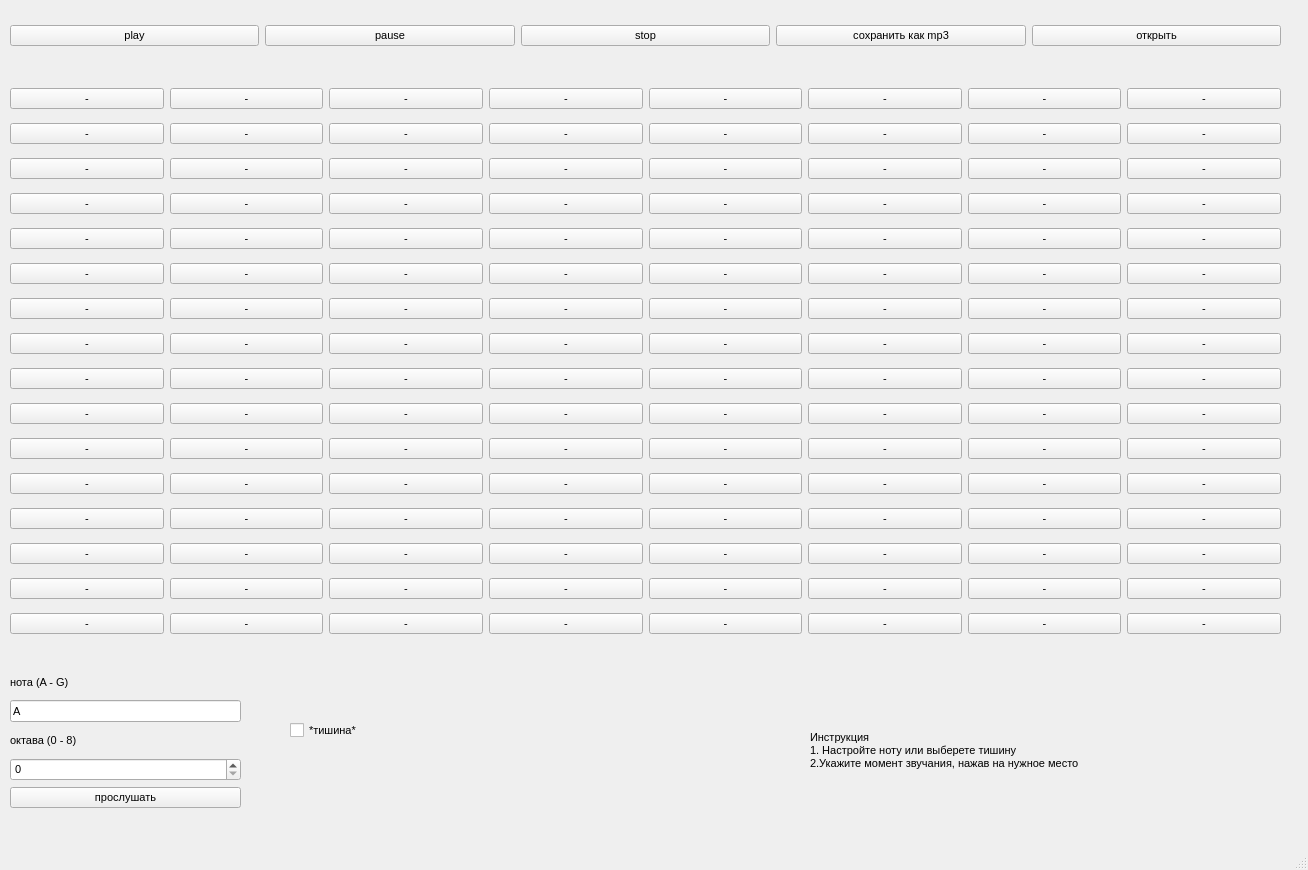
<?xml version="1.0" encoding="UTF-8"?>
<ui version="4.0">
 <class>MainWindow</class>
 <widget class="QMainWindow" name="MainWindow">
  <property name="geometry">
   <rect>
    <x>0</x>
    <y>0</y>
    <width>1308</width>
    <height>870</height>
   </rect>
  </property>
  <property name="font">
   <font>
    <pointsize>8</pointsize>
   </font>
  </property>
  <property name="windowTitle">
   <string>MainWindow</string>
  </property>
  <widget class="QWidget" name="centralwidget">
   <widget class="QWidget" name="horizontalLayoutWidget">
    <property name="geometry">
     <rect>
      <x>10</x>
      <y>10</y>
      <width>1271</width>
      <height>51</height>
     </rect>
    </property>
    <layout class="QHBoxLayout" name="horizontalLayout">
     <item>
      <widget class="QPushButton" name="pb_play">
       <property name="text">
        <string>play</string>
       </property>
      </widget>
     </item>
     <item>
      <widget class="QPushButton" name="pb_pause">
       <property name="text">
        <string>pause</string>
       </property>
      </widget>
     </item>
     <item>
      <widget class="QPushButton" name="pb_stop">
       <property name="text">
        <string>stop</string>
       </property>
      </widget>
     </item>
     <item>
      <widget class="QPushButton" name="pb_save">
       <property name="text">
        <string>сохранить как mp3</string>
       </property>
      </widget>
     </item>
     <item>
      <widget class="QPushButton" name="pb_open">
       <property name="text">
        <string>открыть</string>
       </property>
      </widget>
     </item>
    </layout>
   </widget>
   <widget class="QWidget" name="gridLayoutWidget">
    <property name="geometry">
     <rect>
      <x>10</x>
      <y>80</y>
      <width>1271</width>
      <height>571</height>
     </rect>
    </property>
    <layout class="QGridLayout" name="gridLayout">
     <item row="5" column="5">
      <widget class="QPushButton" name="st_045">
       <property name="text">
        <string>-</string>
       </property>
       <attribute name="buttonGroup">
        <string notr="true">tunesGroup</string>
       </attribute>
      </widget>
     </item>
     <item row="3" column="5">
      <widget class="QPushButton" name="st_029">
       <property name="text">
        <string>-</string>
       </property>
       <attribute name="buttonGroup">
        <string notr="true">tunesGroup</string>
       </attribute>
      </widget>
     </item>
     <item row="6" column="3">
      <widget class="QPushButton" name="st_051">
       <property name="text">
        <string>-</string>
       </property>
       <attribute name="buttonGroup">
        <string notr="true">tunesGroup</string>
       </attribute>
      </widget>
     </item>
     <item row="1" column="4">
      <widget class="QPushButton" name="st_012">
       <property name="text">
        <string>-</string>
       </property>
       <attribute name="buttonGroup">
        <string notr="true">tunesGroup</string>
       </attribute>
      </widget>
     </item>
     <item row="6" column="5">
      <widget class="QPushButton" name="st_053">
       <property name="text">
        <string>-</string>
       </property>
       <attribute name="buttonGroup">
        <string notr="true">tunesGroup</string>
       </attribute>
      </widget>
     </item>
     <item row="4" column="0">
      <widget class="QPushButton" name="st_032">
       <property name="text">
        <string>-</string>
       </property>
       <attribute name="buttonGroup">
        <string notr="true">tunesGroup</string>
       </attribute>
      </widget>
     </item>
     <item row="2" column="0">
      <widget class="QPushButton" name="st_016">
       <property name="text">
        <string>-</string>
       </property>
       <attribute name="buttonGroup">
        <string notr="true">tunesGroup</string>
       </attribute>
      </widget>
     </item>
     <item row="9" column="6">
      <widget class="QPushButton" name="st_078">
       <property name="text">
        <string>-</string>
       </property>
       <attribute name="buttonGroup">
        <string notr="true">tunesGroup</string>
       </attribute>
      </widget>
     </item>
     <item row="10" column="7">
      <widget class="QPushButton" name="st_087">
       <property name="text">
        <string>-</string>
       </property>
       <attribute name="buttonGroup">
        <string notr="true">tunesGroup</string>
       </attribute>
      </widget>
     </item>
     <item row="14" column="3">
      <widget class="QPushButton" name="st_115">
       <property name="text">
        <string>-</string>
       </property>
       <attribute name="buttonGroup">
        <string notr="true">tunesGroup</string>
       </attribute>
      </widget>
     </item>
     <item row="14" column="0">
      <widget class="QPushButton" name="st_112">
       <property name="text">
        <string>-</string>
       </property>
       <attribute name="buttonGroup">
        <string notr="true">tunesGroup</string>
       </attribute>
      </widget>
     </item>
     <item row="9" column="2">
      <widget class="QPushButton" name="st_074">
       <property name="text">
        <string>-</string>
       </property>
       <attribute name="buttonGroup">
        <string notr="true">tunesGroup</string>
       </attribute>
      </widget>
     </item>
     <item row="6" column="6">
      <widget class="QPushButton" name="st_054">
       <property name="text">
        <string>-</string>
       </property>
       <attribute name="buttonGroup">
        <string notr="true">tunesGroup</string>
       </attribute>
      </widget>
     </item>
     <item row="12" column="4">
      <widget class="QPushButton" name="st_100">
       <property name="text">
        <string>-</string>
       </property>
       <attribute name="buttonGroup">
        <string notr="true">tunesGroup</string>
       </attribute>
      </widget>
     </item>
     <item row="4" column="4">
      <widget class="QPushButton" name="st_036">
       <property name="text">
        <string>-</string>
       </property>
       <attribute name="buttonGroup">
        <string notr="true">tunesGroup</string>
       </attribute>
      </widget>
     </item>
     <item row="12" column="2">
      <widget class="QPushButton" name="st_098">
       <property name="text">
        <string>-</string>
       </property>
       <attribute name="buttonGroup">
        <string notr="true">tunesGroup</string>
       </attribute>
      </widget>
     </item>
     <item row="2" column="1">
      <widget class="QPushButton" name="st_017">
       <property name="text">
        <string>-</string>
       </property>
       <attribute name="buttonGroup">
        <string notr="true">tunesGroup</string>
       </attribute>
      </widget>
     </item>
     <item row="11" column="1">
      <widget class="QPushButton" name="st_089">
       <property name="text">
        <string>-</string>
       </property>
       <attribute name="buttonGroup">
        <string notr="true">tunesGroup</string>
       </attribute>
      </widget>
     </item>
     <item row="14" column="7">
      <widget class="QPushButton" name="st_119">
       <property name="text">
        <string>-</string>
       </property>
       <attribute name="buttonGroup">
        <string notr="true">tunesGroup</string>
       </attribute>
      </widget>
     </item>
     <item row="11" column="0">
      <widget class="QPushButton" name="st_088">
       <property name="text">
        <string>-</string>
       </property>
       <attribute name="buttonGroup">
        <string notr="true">tunesGroup</string>
       </attribute>
      </widget>
     </item>
     <item row="11" column="4">
      <widget class="QPushButton" name="st_092">
       <property name="text">
        <string>-</string>
       </property>
       <attribute name="buttonGroup">
        <string notr="true">tunesGroup</string>
       </attribute>
      </widget>
     </item>
     <item row="9" column="3">
      <widget class="QPushButton" name="st_075">
       <property name="text">
        <string>-</string>
       </property>
       <attribute name="buttonGroup">
        <string notr="true">tunesGroup</string>
       </attribute>
      </widget>
     </item>
     <item row="13" column="6">
      <widget class="QPushButton" name="st_110">
       <property name="text">
        <string>-</string>
       </property>
       <attribute name="buttonGroup">
        <string notr="true">tunesGroup</string>
       </attribute>
      </widget>
     </item>
     <item row="4" column="3">
      <widget class="QPushButton" name="st_035">
       <property name="text">
        <string>-</string>
       </property>
       <attribute name="buttonGroup">
        <string notr="true">tunesGroup</string>
       </attribute>
      </widget>
     </item>
     <item row="2" column="5">
      <widget class="QPushButton" name="st_021">
       <property name="text">
        <string>-</string>
       </property>
       <attribute name="buttonGroup">
        <string notr="true">tunesGroup</string>
       </attribute>
      </widget>
     </item>
     <item row="12" column="5">
      <widget class="QPushButton" name="st_101">
       <property name="text">
        <string>-</string>
       </property>
       <attribute name="buttonGroup">
        <string notr="true">tunesGroup</string>
       </attribute>
      </widget>
     </item>
     <item row="7" column="6">
      <widget class="QPushButton" name="st_062">
       <property name="text">
        <string>-</string>
       </property>
       <attribute name="buttonGroup">
        <string notr="true">tunesGroup</string>
       </attribute>
      </widget>
     </item>
     <item row="0" column="2">
      <widget class="QPushButton" name="st_002">
       <property name="text">
        <string>-</string>
       </property>
       <attribute name="buttonGroup">
        <string notr="true">tunesGroup</string>
       </attribute>
      </widget>
     </item>
     <item row="4" column="7">
      <widget class="QPushButton" name="st_039">
       <property name="text">
        <string>-</string>
       </property>
       <attribute name="buttonGroup">
        <string notr="true">tunesGroup</string>
       </attribute>
      </widget>
     </item>
     <item row="0" column="0">
      <widget class="QPushButton" name="st_000">
       <property name="text">
        <string>-</string>
       </property>
       <attribute name="buttonGroup">
        <string notr="true">tunesGroup</string>
       </attribute>
      </widget>
     </item>
     <item row="5" column="7">
      <widget class="QPushButton" name="st_047">
       <property name="text">
        <string>-</string>
       </property>
       <attribute name="buttonGroup">
        <string notr="true">tunesGroup</string>
       </attribute>
      </widget>
     </item>
     <item row="12" column="0">
      <widget class="QPushButton" name="st_096">
       <property name="text">
        <string>-</string>
       </property>
       <attribute name="buttonGroup">
        <string notr="true">tunesGroup</string>
       </attribute>
      </widget>
     </item>
     <item row="1" column="2">
      <widget class="QPushButton" name="st_010">
       <property name="text">
        <string>-</string>
       </property>
       <attribute name="buttonGroup">
        <string notr="true">tunesGroup</string>
       </attribute>
      </widget>
     </item>
     <item row="6" column="4">
      <widget class="QPushButton" name="st_052">
       <property name="text">
        <string>-</string>
       </property>
       <attribute name="buttonGroup">
        <string notr="true">tunesGroup</string>
       </attribute>
      </widget>
     </item>
     <item row="14" column="4">
      <widget class="QPushButton" name="st_116">
       <property name="text">
        <string>-</string>
       </property>
       <attribute name="buttonGroup">
        <string notr="true">tunesGroup</string>
       </attribute>
      </widget>
     </item>
     <item row="3" column="2">
      <widget class="QPushButton" name="st_026">
       <property name="text">
        <string>-</string>
       </property>
       <attribute name="buttonGroup">
        <string notr="true">tunesGroup</string>
       </attribute>
      </widget>
     </item>
     <item row="8" column="6">
      <widget class="QPushButton" name="st_070">
       <property name="text">
        <string>-</string>
       </property>
       <attribute name="buttonGroup">
        <string notr="true">tunesGroup</string>
       </attribute>
      </widget>
     </item>
     <item row="12" column="1">
      <widget class="QPushButton" name="st_097">
       <property name="text">
        <string>-</string>
       </property>
       <attribute name="buttonGroup">
        <string notr="true">tunesGroup</string>
       </attribute>
      </widget>
     </item>
     <item row="10" column="6">
      <widget class="QPushButton" name="st_086">
       <property name="text">
        <string>-</string>
       </property>
       <attribute name="buttonGroup">
        <string notr="true">tunesGroup</string>
       </attribute>
      </widget>
     </item>
     <item row="14" column="1">
      <widget class="QPushButton" name="st_113">
       <property name="text">
        <string>-</string>
       </property>
       <attribute name="buttonGroup">
        <string notr="true">tunesGroup</string>
       </attribute>
      </widget>
     </item>
     <item row="11" column="5">
      <widget class="QPushButton" name="st_093">
       <property name="text">
        <string>-</string>
       </property>
       <attribute name="buttonGroup">
        <string notr="true">tunesGroup</string>
       </attribute>
      </widget>
     </item>
     <item row="5" column="0">
      <widget class="QPushButton" name="st_040">
       <property name="text">
        <string>-</string>
       </property>
       <attribute name="buttonGroup">
        <string notr="true">tunesGroup</string>
       </attribute>
      </widget>
     </item>
     <item row="14" column="6">
      <widget class="QPushButton" name="st_118">
       <property name="text">
        <string>-</string>
       </property>
       <attribute name="buttonGroup">
        <string notr="true">tunesGroup</string>
       </attribute>
      </widget>
     </item>
     <item row="2" column="4">
      <widget class="QPushButton" name="st_020">
       <property name="text">
        <string>-</string>
       </property>
       <attribute name="buttonGroup">
        <string notr="true">tunesGroup</string>
       </attribute>
      </widget>
     </item>
     <item row="6" column="1">
      <widget class="QPushButton" name="st_049">
       <property name="text">
        <string>-</string>
       </property>
       <attribute name="buttonGroup">
        <string notr="true">tunesGroup</string>
       </attribute>
      </widget>
     </item>
     <item row="11" column="7">
      <widget class="QPushButton" name="st_095">
       <property name="text">
        <string>-</string>
       </property>
       <attribute name="buttonGroup">
        <string notr="true">tunesGroup</string>
       </attribute>
      </widget>
     </item>
     <item row="6" column="2">
      <widget class="QPushButton" name="st_050">
       <property name="text">
        <string>-</string>
       </property>
       <attribute name="buttonGroup">
        <string notr="true">tunesGroup</string>
       </attribute>
      </widget>
     </item>
     <item row="13" column="0">
      <widget class="QPushButton" name="st_104">
       <property name="text">
        <string>-</string>
       </property>
       <attribute name="buttonGroup">
        <string notr="true">tunesGroup</string>
       </attribute>
      </widget>
     </item>
     <item row="13" column="7">
      <widget class="QPushButton" name="st_111">
       <property name="text">
        <string>-</string>
       </property>
       <attribute name="buttonGroup">
        <string notr="true">tunesGroup</string>
       </attribute>
      </widget>
     </item>
     <item row="9" column="1">
      <widget class="QPushButton" name="st_073">
       <property name="text">
        <string>-</string>
       </property>
       <attribute name="buttonGroup">
        <string notr="true">tunesGroup</string>
       </attribute>
      </widget>
     </item>
     <item row="8" column="0">
      <widget class="QPushButton" name="st_064">
       <property name="text">
        <string>-</string>
       </property>
       <attribute name="buttonGroup">
        <string notr="true">tunesGroup</string>
       </attribute>
      </widget>
     </item>
     <item row="3" column="4">
      <widget class="QPushButton" name="st_028">
       <property name="text">
        <string>-</string>
       </property>
       <attribute name="buttonGroup">
        <string notr="true">tunesGroup</string>
       </attribute>
      </widget>
     </item>
     <item row="3" column="6">
      <widget class="QPushButton" name="st_030">
       <property name="text">
        <string>-</string>
       </property>
       <attribute name="buttonGroup">
        <string notr="true">tunesGroup</string>
       </attribute>
      </widget>
     </item>
     <item row="13" column="1">
      <widget class="QPushButton" name="st_105">
       <property name="text">
        <string>-</string>
       </property>
       <attribute name="buttonGroup">
        <string notr="true">tunesGroup</string>
       </attribute>
      </widget>
     </item>
     <item row="7" column="5">
      <widget class="QPushButton" name="st_061">
       <property name="text">
        <string>-</string>
       </property>
       <attribute name="buttonGroup">
        <string notr="true">tunesGroup</string>
       </attribute>
      </widget>
     </item>
     <item row="9" column="4">
      <widget class="QPushButton" name="st_076">
       <property name="text">
        <string>-</string>
       </property>
       <attribute name="buttonGroup">
        <string notr="true">tunesGroup</string>
       </attribute>
      </widget>
     </item>
     <item row="9" column="0">
      <widget class="QPushButton" name="st_072">
       <property name="text">
        <string>-</string>
       </property>
       <attribute name="buttonGroup">
        <string notr="true">tunesGroup</string>
       </attribute>
      </widget>
     </item>
     <item row="3" column="7">
      <widget class="QPushButton" name="st_031">
       <property name="text">
        <string>-</string>
       </property>
       <attribute name="buttonGroup">
        <string notr="true">tunesGroup</string>
       </attribute>
      </widget>
     </item>
     <item row="8" column="7">
      <widget class="QPushButton" name="st_071">
       <property name="text">
        <string>-</string>
       </property>
       <attribute name="buttonGroup">
        <string notr="true">tunesGroup</string>
       </attribute>
      </widget>
     </item>
     <item row="0" column="6">
      <widget class="QPushButton" name="st_006">
       <property name="text">
        <string>-</string>
       </property>
       <attribute name="buttonGroup">
        <string notr="true">tunesGroup</string>
       </attribute>
      </widget>
     </item>
     <item row="9" column="5">
      <widget class="QPushButton" name="st_077">
       <property name="text">
        <string>-</string>
       </property>
       <attribute name="buttonGroup">
        <string notr="true">tunesGroup</string>
       </attribute>
      </widget>
     </item>
     <item row="1" column="6">
      <widget class="QPushButton" name="st_014">
       <property name="text">
        <string>-</string>
       </property>
       <attribute name="buttonGroup">
        <string notr="true">tunesGroup</string>
       </attribute>
      </widget>
     </item>
     <item row="1" column="1">
      <widget class="QPushButton" name="st_009">
       <property name="text">
        <string>-</string>
       </property>
       <attribute name="buttonGroup">
        <string notr="true">tunesGroup</string>
       </attribute>
      </widget>
     </item>
     <item row="4" column="2">
      <widget class="QPushButton" name="st_034">
       <property name="text">
        <string>-</string>
       </property>
       <attribute name="buttonGroup">
        <string notr="true">tunesGroup</string>
       </attribute>
      </widget>
     </item>
     <item row="6" column="7">
      <widget class="QPushButton" name="st_055">
       <property name="text">
        <string>-</string>
       </property>
       <attribute name="buttonGroup">
        <string notr="true">tunesGroup</string>
       </attribute>
      </widget>
     </item>
     <item row="7" column="4">
      <widget class="QPushButton" name="st_060">
       <property name="text">
        <string>-</string>
       </property>
       <attribute name="buttonGroup">
        <string notr="true">tunesGroup</string>
       </attribute>
      </widget>
     </item>
     <item row="8" column="4">
      <widget class="QPushButton" name="st_068">
       <property name="text">
        <string>-</string>
       </property>
       <attribute name="buttonGroup">
        <string notr="true">tunesGroup</string>
       </attribute>
      </widget>
     </item>
     <item row="5" column="6">
      <widget class="QPushButton" name="st_046">
       <property name="text">
        <string>-</string>
       </property>
       <attribute name="buttonGroup">
        <string notr="true">tunesGroup</string>
       </attribute>
      </widget>
     </item>
     <item row="5" column="1">
      <widget class="QPushButton" name="st_041">
       <property name="text">
        <string>-</string>
       </property>
       <attribute name="buttonGroup">
        <string notr="true">tunesGroup</string>
       </attribute>
      </widget>
     </item>
     <item row="6" column="0">
      <widget class="QPushButton" name="st_048">
       <property name="text">
        <string>-</string>
       </property>
       <attribute name="buttonGroup">
        <string notr="true">tunesGroup</string>
       </attribute>
      </widget>
     </item>
     <item row="13" column="2">
      <widget class="QPushButton" name="st_106">
       <property name="text">
        <string>-</string>
       </property>
       <attribute name="buttonGroup">
        <string notr="true">tunesGroup</string>
       </attribute>
      </widget>
     </item>
     <item row="8" column="2">
      <widget class="QPushButton" name="st_066">
       <property name="text">
        <string>-</string>
       </property>
       <attribute name="buttonGroup">
        <string notr="true">tunesGroup</string>
       </attribute>
      </widget>
     </item>
     <item row="8" column="3">
      <widget class="QPushButton" name="st_067">
       <property name="text">
        <string>-</string>
       </property>
       <attribute name="buttonGroup">
        <string notr="true">tunesGroup</string>
       </attribute>
      </widget>
     </item>
     <item row="15" column="5">
      <widget class="QPushButton" name="st_125">
       <property name="text">
        <string>-</string>
       </property>
       <attribute name="buttonGroup">
        <string notr="true">tunesGroup</string>
       </attribute>
      </widget>
     </item>
     <item row="5" column="2">
      <widget class="QPushButton" name="st_042">
       <property name="text">
        <string>-</string>
       </property>
       <attribute name="buttonGroup">
        <string notr="true">tunesGroup</string>
       </attribute>
      </widget>
     </item>
     <item row="10" column="2">
      <widget class="QPushButton" name="st_082">
       <property name="text">
        <string>-</string>
       </property>
       <attribute name="buttonGroup">
        <string notr="true">tunesGroup</string>
       </attribute>
      </widget>
     </item>
     <item row="11" column="2">
      <widget class="QPushButton" name="st_090">
       <property name="text">
        <string>-</string>
       </property>
       <attribute name="buttonGroup">
        <string notr="true">tunesGroup</string>
       </attribute>
      </widget>
     </item>
     <item row="1" column="3">
      <widget class="QPushButton" name="st_011">
       <property name="text">
        <string>-</string>
       </property>
       <attribute name="buttonGroup">
        <string notr="true">tunesGroup</string>
       </attribute>
      </widget>
     </item>
     <item row="13" column="3">
      <widget class="QPushButton" name="st_107">
       <property name="text">
        <string>-</string>
       </property>
       <attribute name="buttonGroup">
        <string notr="true">tunesGroup</string>
       </attribute>
      </widget>
     </item>
     <item row="14" column="5">
      <widget class="QPushButton" name="st_117">
       <property name="text">
        <string>-</string>
       </property>
       <attribute name="buttonGroup">
        <string notr="true">tunesGroup</string>
       </attribute>
      </widget>
     </item>
     <item row="8" column="5">
      <widget class="QPushButton" name="st_069">
       <property name="text">
        <string>-</string>
       </property>
       <attribute name="buttonGroup">
        <string notr="true">tunesGroup</string>
       </attribute>
      </widget>
     </item>
     <item row="15" column="4">
      <widget class="QPushButton" name="st_124">
       <property name="text">
        <string>-</string>
       </property>
       <attribute name="buttonGroup">
        <string notr="true">tunesGroup</string>
       </attribute>
      </widget>
     </item>
     <item row="9" column="7">
      <widget class="QPushButton" name="st_079">
       <property name="text">
        <string>-</string>
       </property>
       <attribute name="buttonGroup">
        <string notr="true">tunesGroup</string>
       </attribute>
      </widget>
     </item>
     <item row="3" column="1">
      <widget class="QPushButton" name="st_025">
       <property name="text">
        <string>-</string>
       </property>
       <attribute name="buttonGroup">
        <string notr="true">tunesGroup</string>
       </attribute>
      </widget>
     </item>
     <item row="10" column="0">
      <widget class="QPushButton" name="st_080">
       <property name="text">
        <string>-</string>
       </property>
       <attribute name="buttonGroup">
        <string notr="true">tunesGroup</string>
       </attribute>
      </widget>
     </item>
     <item row="2" column="3">
      <widget class="QPushButton" name="st_019">
       <property name="text">
        <string>-</string>
       </property>
       <attribute name="buttonGroup">
        <string notr="true">tunesGroup</string>
       </attribute>
      </widget>
     </item>
     <item row="2" column="7">
      <widget class="QPushButton" name="st_023">
       <property name="text">
        <string>-</string>
       </property>
       <attribute name="buttonGroup">
        <string notr="true">tunesGroup</string>
       </attribute>
      </widget>
     </item>
     <item row="15" column="3">
      <widget class="QPushButton" name="st_123">
       <property name="text">
        <string>-</string>
       </property>
       <attribute name="buttonGroup">
        <string notr="true">tunesGroup</string>
       </attribute>
      </widget>
     </item>
     <item row="11" column="3">
      <widget class="QPushButton" name="st_091">
       <property name="text">
        <string>-</string>
       </property>
       <attribute name="buttonGroup">
        <string notr="true">tunesGroup</string>
       </attribute>
      </widget>
     </item>
     <item row="1" column="5">
      <widget class="QPushButton" name="st_013">
       <property name="text">
        <string>-</string>
       </property>
       <attribute name="buttonGroup">
        <string notr="true">tunesGroup</string>
       </attribute>
      </widget>
     </item>
     <item row="3" column="3">
      <widget class="QPushButton" name="st_027">
       <property name="text">
        <string>-</string>
       </property>
       <attribute name="buttonGroup">
        <string notr="true">tunesGroup</string>
       </attribute>
      </widget>
     </item>
     <item row="0" column="4">
      <widget class="QPushButton" name="st_004">
       <property name="text">
        <string>-</string>
       </property>
       <attribute name="buttonGroup">
        <string notr="true">tunesGroup</string>
       </attribute>
      </widget>
     </item>
     <item row="0" column="3">
      <widget class="QPushButton" name="st_003">
       <property name="text">
        <string>-</string>
       </property>
       <attribute name="buttonGroup">
        <string notr="true">tunesGroup</string>
       </attribute>
      </widget>
     </item>
     <item row="3" column="0">
      <widget class="QPushButton" name="st_024">
       <property name="text">
        <string>-</string>
       </property>
       <attribute name="buttonGroup">
        <string notr="true">tunesGroup</string>
       </attribute>
      </widget>
     </item>
     <item row="4" column="1">
      <widget class="QPushButton" name="st_033">
       <property name="text">
        <string>-</string>
       </property>
       <attribute name="buttonGroup">
        <string notr="true">tunesGroup</string>
       </attribute>
      </widget>
     </item>
     <item row="10" column="1">
      <widget class="QPushButton" name="st_081">
       <property name="text">
        <string>-</string>
       </property>
       <attribute name="buttonGroup">
        <string notr="true">tunesGroup</string>
       </attribute>
      </widget>
     </item>
     <item row="7" column="1">
      <widget class="QPushButton" name="st_057">
       <property name="text">
        <string>-</string>
       </property>
       <attribute name="buttonGroup">
        <string notr="true">tunesGroup</string>
       </attribute>
      </widget>
     </item>
     <item row="1" column="0">
      <widget class="QPushButton" name="st_008">
       <property name="text">
        <string>-</string>
       </property>
       <attribute name="buttonGroup">
        <string notr="true">tunesGroup</string>
       </attribute>
      </widget>
     </item>
     <item row="0" column="7">
      <widget class="QPushButton" name="st_007">
       <property name="text">
        <string>-</string>
       </property>
       <attribute name="buttonGroup">
        <string notr="true">tunesGroup</string>
       </attribute>
      </widget>
     </item>
     <item row="4" column="5">
      <widget class="QPushButton" name="st_037">
       <property name="text">
        <string>-</string>
       </property>
       <attribute name="buttonGroup">
        <string notr="true">tunesGroup</string>
       </attribute>
      </widget>
     </item>
     <item row="13" column="5">
      <widget class="QPushButton" name="st_109">
       <property name="text">
        <string>-</string>
       </property>
       <attribute name="buttonGroup">
        <string notr="true">tunesGroup</string>
       </attribute>
      </widget>
     </item>
     <item row="10" column="5">
      <widget class="QPushButton" name="st_085">
       <property name="text">
        <string>-</string>
       </property>
       <attribute name="buttonGroup">
        <string notr="true">tunesGroup</string>
       </attribute>
      </widget>
     </item>
     <item row="0" column="5">
      <widget class="QPushButton" name="st_005">
       <property name="text">
        <string>-</string>
       </property>
       <attribute name="buttonGroup">
        <string notr="true">tunesGroup</string>
       </attribute>
      </widget>
     </item>
     <item row="12" column="6">
      <widget class="QPushButton" name="st_102">
       <property name="text">
        <string>-</string>
       </property>
       <attribute name="buttonGroup">
        <string notr="true">tunesGroup</string>
       </attribute>
      </widget>
     </item>
     <item row="0" column="1">
      <widget class="QPushButton" name="st_001">
       <property name="text">
        <string>-</string>
       </property>
       <attribute name="buttonGroup">
        <string notr="true">tunesGroup</string>
       </attribute>
      </widget>
     </item>
     <item row="7" column="2">
      <widget class="QPushButton" name="st_058">
       <property name="text">
        <string>-</string>
       </property>
       <attribute name="buttonGroup">
        <string notr="true">tunesGroup</string>
       </attribute>
      </widget>
     </item>
     <item row="10" column="4">
      <widget class="QPushButton" name="st_084">
       <property name="text">
        <string>-</string>
       </property>
       <attribute name="buttonGroup">
        <string notr="true">tunesGroup</string>
       </attribute>
      </widget>
     </item>
     <item row="14" column="2">
      <widget class="QPushButton" name="st_114">
       <property name="text">
        <string>-</string>
       </property>
       <attribute name="buttonGroup">
        <string notr="true">tunesGroup</string>
       </attribute>
      </widget>
     </item>
     <item row="15" column="2">
      <widget class="QPushButton" name="st_122">
       <property name="text">
        <string>-</string>
       </property>
       <attribute name="buttonGroup">
        <string notr="true">tunesGroup</string>
       </attribute>
      </widget>
     </item>
     <item row="12" column="3">
      <widget class="QPushButton" name="st_099">
       <property name="text">
        <string>-</string>
       </property>
       <attribute name="buttonGroup">
        <string notr="true">tunesGroup</string>
       </attribute>
      </widget>
     </item>
     <item row="5" column="3">
      <widget class="QPushButton" name="st_043">
       <property name="text">
        <string>-</string>
       </property>
       <attribute name="buttonGroup">
        <string notr="true">tunesGroup</string>
       </attribute>
      </widget>
     </item>
     <item row="12" column="7">
      <widget class="QPushButton" name="st_103">
       <property name="text">
        <string>-</string>
       </property>
       <attribute name="buttonGroup">
        <string notr="true">tunesGroup</string>
       </attribute>
      </widget>
     </item>
     <item row="8" column="1">
      <widget class="QPushButton" name="st_065">
       <property name="text">
        <string>-</string>
       </property>
       <attribute name="buttonGroup">
        <string notr="true">tunesGroup</string>
       </attribute>
      </widget>
     </item>
     <item row="15" column="6">
      <widget class="QPushButton" name="st_126">
       <property name="text">
        <string>-</string>
       </property>
       <attribute name="buttonGroup">
        <string notr="true">tunesGroup</string>
       </attribute>
      </widget>
     </item>
     <item row="2" column="6">
      <widget class="QPushButton" name="st_022">
       <property name="text">
        <string>-</string>
       </property>
       <attribute name="buttonGroup">
        <string notr="true">tunesGroup</string>
       </attribute>
      </widget>
     </item>
     <item row="4" column="6">
      <widget class="QPushButton" name="st_038">
       <property name="text">
        <string>-</string>
       </property>
       <attribute name="buttonGroup">
        <string notr="true">tunesGroup</string>
       </attribute>
      </widget>
     </item>
     <item row="15" column="7">
      <widget class="QPushButton" name="st_127">
       <property name="text">
        <string>-</string>
       </property>
       <attribute name="buttonGroup">
        <string notr="true">tunesGroup</string>
       </attribute>
      </widget>
     </item>
     <item row="7" column="0">
      <widget class="QPushButton" name="st_056">
       <property name="text">
        <string>-</string>
       </property>
       <attribute name="buttonGroup">
        <string notr="true">tunesGroup</string>
       </attribute>
      </widget>
     </item>
     <item row="7" column="3">
      <widget class="QPushButton" name="st_059">
       <property name="text">
        <string>-</string>
       </property>
       <attribute name="buttonGroup">
        <string notr="true">tunesGroup</string>
       </attribute>
      </widget>
     </item>
     <item row="10" column="3">
      <widget class="QPushButton" name="st_083">
       <property name="text">
        <string>-</string>
       </property>
       <attribute name="buttonGroup">
        <string notr="true">tunesGroup</string>
       </attribute>
      </widget>
     </item>
     <item row="13" column="4">
      <widget class="QPushButton" name="st_108">
       <property name="text">
        <string>-</string>
       </property>
       <attribute name="buttonGroup">
        <string notr="true">tunesGroup</string>
       </attribute>
      </widget>
     </item>
     <item row="1" column="7">
      <widget class="QPushButton" name="st_015">
       <property name="text">
        <string>-</string>
       </property>
       <attribute name="buttonGroup">
        <string notr="true">tunesGroup</string>
       </attribute>
      </widget>
     </item>
     <item row="15" column="0">
      <widget class="QPushButton" name="st_120">
       <property name="text">
        <string>-</string>
       </property>
       <attribute name="buttonGroup">
        <string notr="true">tunesGroup</string>
       </attribute>
      </widget>
     </item>
     <item row="15" column="1">
      <widget class="QPushButton" name="st_121">
       <property name="text">
        <string>-</string>
       </property>
       <attribute name="buttonGroup">
        <string notr="true">tunesGroup</string>
       </attribute>
      </widget>
     </item>
     <item row="11" column="6">
      <widget class="QPushButton" name="st_094">
       <property name="text">
        <string>-</string>
       </property>
       <attribute name="buttonGroup">
        <string notr="true">tunesGroup</string>
       </attribute>
      </widget>
     </item>
     <item row="7" column="7">
      <widget class="QPushButton" name="st_063">
       <property name="text">
        <string>-</string>
       </property>
       <attribute name="buttonGroup">
        <string notr="true">tunesGroup</string>
       </attribute>
      </widget>
     </item>
     <item row="5" column="4">
      <widget class="QPushButton" name="st_044">
       <property name="text">
        <string>-</string>
       </property>
       <attribute name="buttonGroup">
        <string notr="true">tunesGroup</string>
       </attribute>
      </widget>
     </item>
     <item row="2" column="2">
      <widget class="QPushButton" name="st_018">
       <property name="text">
        <string>-</string>
       </property>
       <attribute name="buttonGroup">
        <string notr="true">tunesGroup</string>
       </attribute>
      </widget>
     </item>
    </layout>
   </widget>
   <widget class="QLabel" name="label_instruction">
    <property name="geometry">
     <rect>
      <x>810</x>
      <y>700</y>
      <width>341</width>
      <height>101</height>
     </rect>
    </property>
    <property name="text">
     <string>Инструкция
1. Настройте ноту или выберете тишину
2.Укажите момент звучания, нажав на нужное место</string>
    </property>
   </widget>
   <widget class="QWidget" name="layoutWidget">
    <property name="geometry">
     <rect>
      <x>10</x>
      <y>670</y>
      <width>231</width>
      <height>138</height>
     </rect>
    </property>
    <layout class="QVBoxLayout" name="verticalLayout_2">
     <item>
      <widget class="QLabel" name="label_pitch1">
       <property name="text">
        <string>нота (A - G)</string>
       </property>
      </widget>
     </item>
     <item>
      <widget class="QLineEdit" name="line_note">
       <property name="text">
        <string>A</string>
       </property>
      </widget>
     </item>
     <item>
      <widget class="QLabel" name="label_pitch2">
       <property name="text">
        <string>октава (0 - 8)</string>
       </property>
      </widget>
     </item>
     <item>
      <widget class="QSpinBox" name="spin_octave"/>
     </item>
     <item>
      <widget class="QPushButton" name="pb_play_tune">
       <property name="text">
        <string>прослушать</string>
       </property>
      </widget>
     </item>
    </layout>
   </widget>
   <widget class="QCheckBox" name="ib_scilence">
    <property name="geometry">
     <rect>
      <x>290</x>
      <y>720</y>
      <width>181</width>
      <height>20</height>
     </rect>
    </property>
    <property name="text">
     <string>*тишина*</string>
    </property>
   </widget>
  </widget>
  <widget class="QMenuBar" name="menubar">
   <property name="geometry">
    <rect>
     <x>0</x>
     <y>0</y>
     <width>1308</width>
     <height>23</height>
    </rect>
   </property>
  </widget>
  <widget class="QStatusBar" name="statusbar"/>
 </widget>
 <resources/>
 <connections/>
 <buttongroups>
  <buttongroup name="tunesGroup"/>
 </buttongroups>
</ui>
